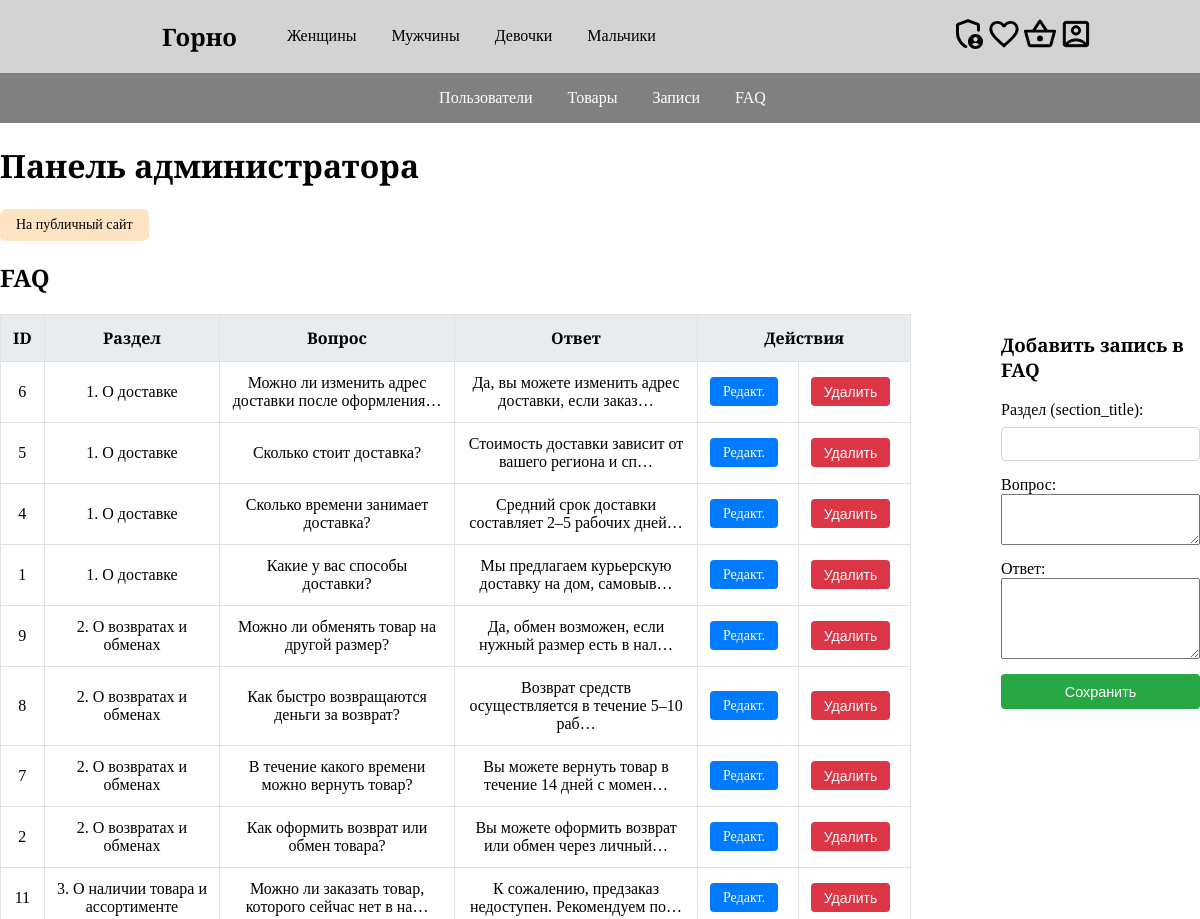
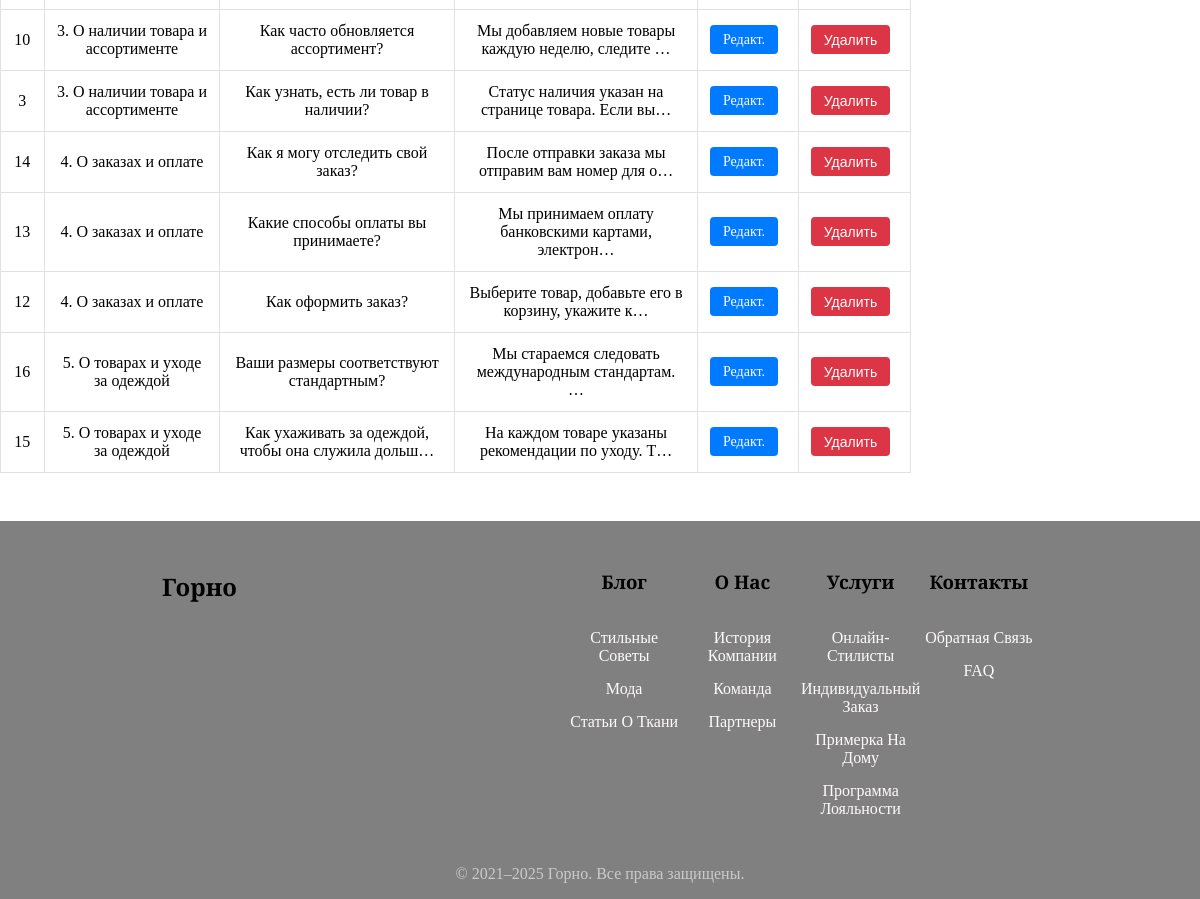
Screenshot of /admin/index.php?section=faq&success=1 (signed in) with the database file from the repository (2 pictures, top to bottom).
### tables this page shows
CREATE TABLE `faq` (
  `id` int NOT NULL AUTO_INCREMENT,
  `section_title` varchar(255) NOT NULL,
  `question` text NOT NULL,
  `answer` text NOT NULL,
  PRIMARY KEY (`id`)
);

### admin/faq.php (the view, shortened to what this page needs)
<?php
require_once __DIR__ . '/../config/db.php';
$sql = "SELECT id, section_title, question, answer
        FROM faq
        ORDER BY section_title, id DESC";
$stmt = $conn->prepare($sql);
$stmt->execute();
$faqs = $stmt->get_result();
$editFaq = null;
?>
<h2>FAQ</h2>
<section>
    <div>
         <table>
            <thead>
            <tr>
                <th>ID</th>
                <th>Раздел</th>
                <th>Вопрос</th>
                <th>Ответ</th>
                <th colspan="2">Действия</th>
            </tr>
            </thead>
            <tbody>
            <?php while ($row = $faqs->fetch_assoc()): ?>
                <tr>
                <td><?= htmlspecialchars($row['id']) ?></td>
                <td><?= htmlspecialchars($row['section_title']) ?></td>
                <td><?= htmlspecialchars(mb_strimwidth($row['question'],0,50,'…')) ?></td>
                <td><?= htmlspecialchars(mb_strimwidth($row['answer'],0,50,'…')) ?></td>
                <td>
                    <a href="?section=faq&edit_id=<?= htmlspecialchars($row['id']) ?>">Редакт.</a>
                </td>
                <td>
                    <form action="delete/faq.php" method="POST"
                        onsubmit="return confirm('Удалить запись #<?= htmlspecialchars($row['id']) ?>?')">
                    <button type="submit">Удалить</button>
                    </form>
                </td>
                </tr>
            <?php endwhile; ?>
            </tbody>
        </table>
    </div>
    <div class="form">
        <?php if ($editFaq): ?>
            <?php require __DIR__ . '/../admin/edit/faq.php'; ?>
        <?php else: ?>
            <?php require __DIR__ . '/../admin/add/faq.php'; ?>
        <?php endif; ?>
    </div>
</section>

### templates/header.php (shortened to what this page needs)
<?php
$genders = [
    'Женщины' => 'f',
    'Мужчины'  => 'm',
    'Девочки'  => 'g',
    'Мальчики' => 'b',
];
?>
<!doctype html>
<html lang="ru">
<head>
    <link rel="stylesheet" href="<?= CSS_URL ?>styles.css">
    <?php if (isset($_SESSION['role']) && $_SESSION['role'] === 'admin'): ?>
        <link rel="stylesheet" href="<?= CSS_URL ?>admin.css">
    <?php endif; ?>
</head>
<body>
<header class="header">
    <nav class="header-container">
        <div class="header-logo">
            <a href="/index.php">
                <h1>Горно</h1>
            </a>
        </div>
        <ul class="header-menu">
            <?php foreach ($genders as $label => $genderKey): ?>
            <li>
                <a href="/catalog&gender=<?= htmlspecialchars($genderKey) ?>">
                <?= htmlspecialchars($label) ?>
                </a>
            </li>
            <?php endforeach; ?>
        </ul>
        <div class="user-actions">
            <?php if (isset($_SESSION['role']) && $_SESSION['role'] === 'admin'): ?>
                <a href="/admin/index.php" class="icon-link" title="Админ-панель">
                    <img src="<?= ICONS_URL ?>admin-panel.svg" alt="Админ-панель">
                </a>
            <?php endif; ?>
            <a href="/favorite" class="icon-link">
                <img src="<?= ICONS_URL ?>favorite-default.svg" alt="Избранные" />
            </a>
            <a href="/cart" class="icon-link">
                <img src="<?= ICONS_URL ?>shopping-cart.svg" alt="Корзина" />
            </a>
            <?php if (isset($_SESSION['name'])): ?>
                <a href="/profile" class="icon-link">
                    <img src="<?= ICONS_URL ?>account.svg" alt="Профиль">
                </a>
            <?php else: ?>
                <a href="javascript:void(0);" class="icon-link" onclick="openLoginModal()">
                    <img src="<?= ICONS_URL ?>login.svg" alt="Вход">
                </a>
            <?php endif; ?>
        </div>
    </nav>
</header>

### admin/menu.php
<nav class="admin-nav">
  <ul>
    <li><a href="index.php?section=users">Пользователи</a></li>
    <li><a href="index.php?section=products">Товары</a></li>
    <li><a href="index.php?section=bookings">Записи</a></li>
    <li><a href="index.php?section=faq">FAQ</a></li>
  </ul>
</nav>

### admin/index.php (shortened to what this page needs)
<?php
include_once __DIR__ . '/../templates/header.php';
include __DIR__ . '/menu.php';
?>
<main class="admin-panel">
    <h1>Панель администратора</h1>
    <a href="/index.php" class="main-gate">На публичный сайт</a>
    <?php
        $section = $_GET['section'] ?? null;
        if ($section) {
            $file = __DIR__ . '/' . basename($section) . '.php';
            if (file_exists($file)) {
                include $file;
            } else {
                echo '<p><strong>Раздел не найден.</strong></p>';
            }
        } else {
            echo '<p>Пожалуйста, выберите раздел в меню сверху.</p>';
        }
    ?>
</main>
<?php include_once __DIR__ . '/../templates/footer.php'; ?>

### admin/add/faq.php (shortened to what this page needs)
<h3>Добавить запись в FAQ</h3>
<form action="/admin/add/faq_add.php" method="POST">
    <label>
        Раздел (section_title):
        <input type="text" name="section_title" required>
    </label>
    <label>
        Вопрос:
        <textarea name="question" rows="3" required></textarea>
    </label>
    <label>
        Ответ:
        <textarea name="answer" rows="5" required></textarea>
    </label>
    <button type="submit">Сохранить</button>
</form>

### templates/footer.php (shortened to what this page needs)
<footer class="footer">
    <div class="footer-container">
        <div class="footer-logo">
            <a href="/index">
                <h2>Горно</h2>
            </a>
        </div>
        <div class="footer-links">
            <div class="footer-column">
                <h3>Блог</h3>
                <ul>
                    <li><a href="/blog#style-tips">Стильные Советы</a></li>
                    <li><a href="/blog#fashion">Мода</a></li>
                    <li><a href="/blog#fabric-articles">Статьи О Ткани</a></li>
                </ul>
            </div>
            <div class="footer-column">
                <h3>О Нас</h3>
                <ul>
                    <li><a href="/about#history">История Компании</a></li>
                    <li><a href="/about#team">Команда</a></li>
                    <li><a href="/about#partners">Партнеры</a></li>
                </ul>
            </div>
            <div class="footer-column">
                <h3>Услуги</h3>
                <ul>
                    <li><a href="/services#online-stylists">Онлайн-Стилисты</a></li>
                    <li><a href="/services#custom-order">Индивидуальный Заказ</a></li>
                    <li><a href="/services#home-fitting">Примерка На Дому</a></li>
                    <li><a href="/services#loyalty-program">Программа Лояльности</a></li>
                </ul>
            </div>
            <div class="footer-column">
                <h3>Контакты</h3>
                <ul>
                    <li><a href="/contacts#feedback">Обратная Связь</a></li>
                    <li><a href="/contacts#faq">FAQ</a></li>
                </ul>
            </div>
        </div>
    </div>
    <div class="footer-copyright">
        <p>&copy; 2021–2025 Горно. Все права защищены.</p>
    </div>
</footer>
</body>
</html>

### assets/css/styles.css (style rules this page uses)
body { margin: auto; padding: 0; font-family: 'Merriweather', serif; display: flex; flex-direction: column; min-height: 100vh; }
h1, h2, h3, h4, h5, h6, p { white-space: normal; overflow-wrap: break-word; word-wrap: break-word; }
main { flex: 1; }

### assets/css/admin.css (style rules this page uses)
.admin-panel { margin: auto; }
.admin-panel section { display: flex; flex-direction: row; justify-content: center; gap: 90px; margin-bottom: 2rem; }
.admin-panel table { width: 100%; border-collapse: collapse; margin-bottom: 1rem; }
.admin-panel table thead { background-color: #e9ecef; }
.admin-panel table th, .admin-panel table td { padding: 0.75rem; border: 1px solid #dee2e6; text-align: center; }
.admin-panel table th { font-weight: 600; }
.admin-panel table td a, .admin-panel table td button { margin-right: 0.5rem; display: inline-block; padding: 0.4rem 0.8rem; font-size: 0.875rem; text-decoration: none; border: none; border-radius: 0.25rem; cursor: pointer; }
.admin-panel table td a { background-color: #007bff; color: #fff; }
.admin-panel table td button { background-color: #dc3545; color: #fff; }
.admin-panel section .form form { display: flex; flex-direction: column; gap: 15px; }
.admin-panel section .form form label { display: flex; flex-direction: column; font-weight: 500; }
.admin-panel section .form form input, .admin-panel section .form form select { margin-top: 0.5rem; padding: 0.5rem; border: 1px solid #ced4da; border-radius: 0.25rem; font-size: 0.875rem; }
.admin-panel section .form form button { padding: 0.6rem 1.2rem; background-color: #28a745; color: #fff; border: none; border-radius: 0.25rem; cursor: pointer; font-size: 0.9rem; }
.admin-panel .main-gate { display: inline-block; padding: 8px 16px; background-color: #FFE4C4; color: #000; border: none; border-radius: 6px; text-decoration: none; font-weight: 500; font-size: 14px; cursor: pointer; transition: background-color 0.3s ease; text-align: center; }

### rows the page displays
faq: id "6", section_title "1. О доставке", question "Можно ли изменить адрес доставки после оформления…", answer "Да, вы можете изменить адрес доставки, если заказ…"
faq: id "5", section_title "1. О доставке", question "Сколько стоит доставка?", answer "Стоимость доставки зависит от вашего региона и сп…"
faq: id "4", section_title "1. О доставке", question "Сколько времени занимает доставка?", answer "Средний срок доставки составляет 2–5 рабочих дней…"
faq: id "1", section_title "1. О доставке", question "Какие у вас способы доставки?", answer "Мы предлагаем курьерскую доставку на дом, самовыв…"
faq: id "9", section_title "2. О возвратах и обменах", question "Можно ли обменять товар на другой размер?", answer "Да, обмен возможен, если нужный размер есть в нал…"
faq: id "8", section_title "2. О возвратах и обменах", question "Как быстро возвращаются деньги за возврат?", answer "Возврат средств осуществляется в течение 5–10 раб…"
faq: id "7", section_title "2. О возвратах и обменах", question "В течение какого времени можно вернуть товар?", answer "Вы можете вернуть товар в течение 14 дней с момен…"
faq: id "2", section_title "2. О возвратах и обменах", question "Как оформить возврат или обмен товара?", answer "Вы можете оформить возврат или обмен через личный…"
faq: id "11", section_title "3. О наличии товара и ассортименте", question "Можно ли заказать товар, которого сейчас нет в на…", answer "К сожалению, предзаказ недоступен. Рекомендуем по…"
faq: id "10", section_title "3. О наличии товара и ассортименте", question "Как часто обновляется ассортимент?", answer "Мы добавляем новые товары каждую неделю, следите …"
faq: id "3", section_title "3. О наличии товара и ассортименте", question "Как узнать, есть ли товар в наличии?", answer "Статус наличия указан на странице товара. Если вы…"
faq: id "14", section_title "4. О заказах и оплате", question "Как я могу отследить свой заказ?", answer "После отправки заказа мы отправим вам номер для о…"
faq: id "13", section_title "4. О заказах и оплате", question "Какие способы оплаты вы принимаете?", answer "Мы принимаем оплату банковскими картами, электрон…"
faq: id "12", section_title "4. О заказах и оплате", question "Как оформить заказ?", answer "Выберите товар, добавьте его в корзину, укажите к…"
faq: id "16", section_title "5. О товарах и уходе за одеждой", question "Ваши размеры соответствуют стандартным?", answer "Мы стараемся следовать международным стандартам. …"
faq: id "15", section_title "5. О товарах и уходе за одеждой", question "Как ухаживать за одеждой, чтобы она служила дольш…", answer "На каждом товаре указаны рекомендации по уходу. Т…"

### other values shown
$label "Женщины"
$label "Мужчины"
$label "Девочки"
$label "Мальчики"
